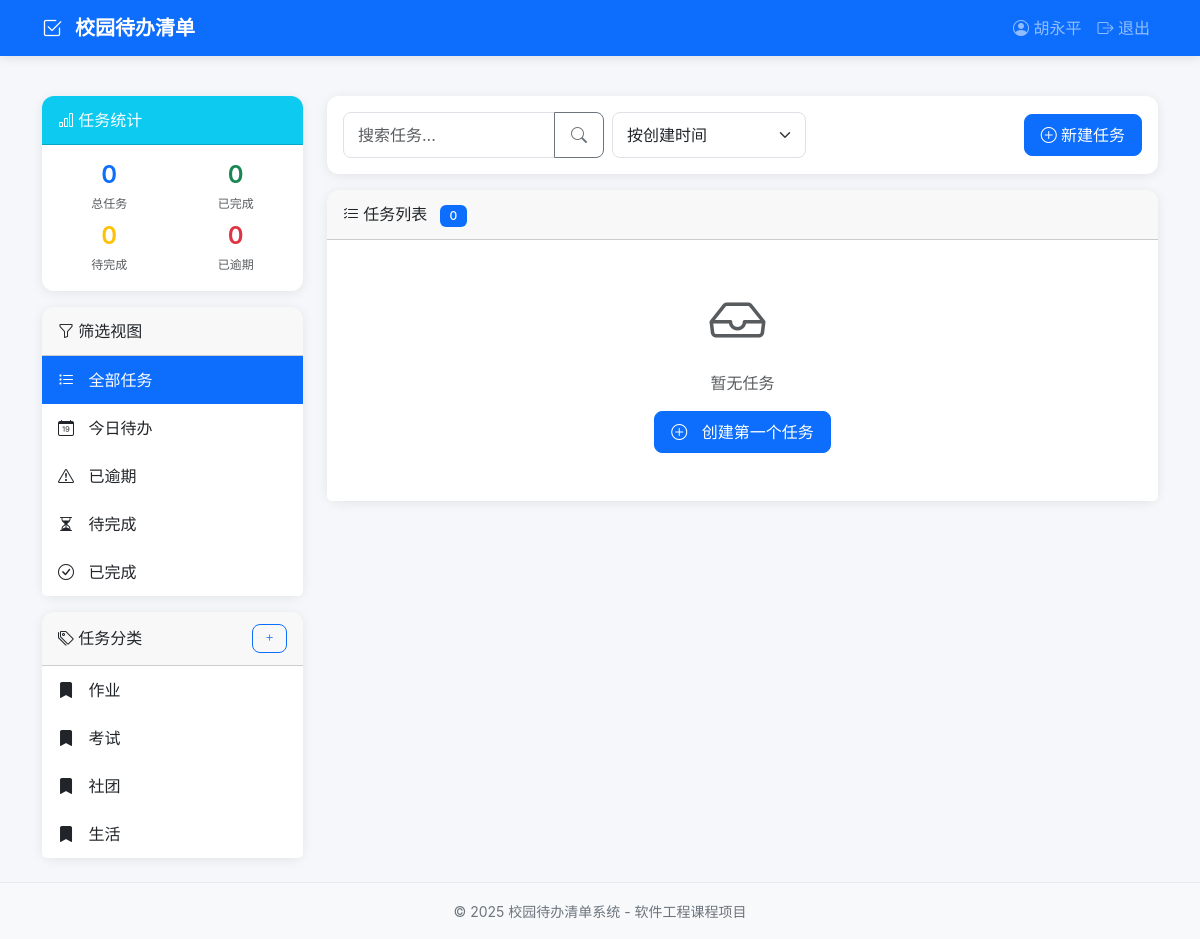
Page /tasks (signed in) on the committed database.
### app/models.py (models this page shows, shortened)
class User(UserMixin, db.Model):
    __tablename__ = 'users'
    id = db.Column(db.Integer, primary_key=True)
    username = db.Column(db.String(50), unique=True, nullable=False, index=True)
    email = db.Column(db.String(100), unique=True, nullable=False)
    password_hash = db.Column(db.String(128), nullable=False)
    created_at = db.Column(db.DateTime, default=datetime.utcnow)
    tasks = db.relationship('Task', backref='owner', lazy='dynamic', cascade='all, delete-orphan')
    categories = db.relationship('Category', backref='owner', lazy='dynamic', cascade='all, delete-orphan')

class Category(db.Model):
    __tablename__ = 'categories'
    id = db.Column(db.Integer, primary_key=True)
    name = db.Column(db.String(30), nullable=False)
    is_preset = db.Column(db.Boolean, default=False)  # 是否为系统预设分类
    user_id = db.Column(db.Integer, db.ForeignKey('users.id'), nullable=True)
    created_at = db.Column(db.DateTime, default=datetime.utcnow)
    tasks = db.relationship('Task', backref='category', lazy='dynamic')

### app/routes/task.py (the view, shortened to what this page needs)
@task_bp.route('/tasks')
@login_required
def task_list():
    filter_type = request.args.get('filter', 'all')
    category_id = request.args.get('category', type=int)
    sort_by = request.args.get('sort', 'created_at')
    search_keyword = request.args.get('search', '').strip()
    query = Task.query.filter_by(user_id=current_user.id)
    if filter_type == 'today':
        today = date.today()
        query = query.filter(
            db.func.date(Task.deadline) == today,
            Task.is_completed == False
        )
    elif filter_type == 'overdue':
        query = query.filter(
            Task.deadline < datetime.utcnow(),
            Task.is_completed == False
        )
    elif filter_type == 'completed':
        query = query.filter(Task.is_completed == True)
    elif filter_type == 'pending':
        query = query.filter(Task.is_completed == False)
    if category_id:
        query = query.filter(Task.category_id == category_id)
    if sort_by == 'deadline':
        query = query.order_by(Task.deadline.asc().nullslast())
    else:
        query = query.order_by(Task.created_at.desc())
    tasks = query.all()
    preset_categories = Category.query.filter_by(is_preset=True).all()
    user_categories = Category.query.filter_by(user_id=current_user.id).all()
    categories = preset_categories + user_categories
    stats = {
        'total': Task.query.filter_by(user_id=current_user.id).count(),
        'completed': Task.query.filter_by(user_id=current_user.id, is_completed=True).count(),
        'pending': Task.query.filter_by(user_id=current_user.id, is_completed=False).count(),
        'overdue': Task.query.filter(
            Task.user_id == current_user.id,
            Task.deadline < datetime.utcnow(),
            Task.is_completed == False
        ).count()
    }
    return render_template(
        'index.html',
        tasks=tasks,
        categories=categories,
        filter_type=filter_type,
        category_id=category_id,
        sort_by=sort_by,
        search_keyword=search_keyword,
        stats=stats,
        priority_choices=Task.PRIORITY_CHOICES
    )

### app/models.py (called while the page is built)
@login_manager.user_loader
def load_user(user_id):
    return User.query.get(int(user_id))

### app/templates/index.html (shortened to what this page needs)
{% extends "base.html" %}
{% block content %}
<div class="row">
    <div class="col-md-3">
        <div class="card mb-3">
            <div class="card-header bg-info text-white">
                <i class="bi bi-bar-chart"></i> 任务统计
            </div>
            <div class="card-body">
                <div class="row text-center">
                    <div class="col-6 mb-2">
                        <div class="h4 mb-0 text-primary">{{ stats.total }}</div>
                        <small class="text-muted">总任务</small>
                    </div>
                    <div class="col-6 mb-2">
                        <div class="h4 mb-0 text-success">{{ stats.completed }}</div>
                        <small class="text-muted">已完成</small>
                    </div>
                    <div class="col-6">
                        <div class="h4 mb-0 text-warning">{{ stats.pending }}</div>
                        <small class="text-muted">待完成</small>
                    </div>
                    <div class="col-6">
                        <div class="h4 mb-0 text-danger">{{ stats.overdue }}</div>
                        <small class="text-muted">已逾期</small>
                    </div>
                </div>
            </div>
        </div>
        <div class="card mb-3">
            <div class="card-header">
                <i class="bi bi-funnel"></i> 筛选视图
            </div>
            <div class="list-group list-group-flush">
                <a href="{{ url_for('task.task_list', filter='all') }}"
                   class="list-group-item list-group-item-action {{ 'active' if filter_type == 'all' }}">
                    <i class="bi bi-list-task"></i> 全部任务
                </a>
                <a href="{{ url_for('task.task_list', filter='today') }}"
                   class="list-group-item list-group-item-action {{ 'active' if filter_type == 'today' }}">
                    <i class="bi bi-calendar-date"></i> 今日待办
                </a>
                <a href="{{ url_for('task.task_list', filter='overdue') }}"
                   class="list-group-item list-group-item-action {{ 'active' if filter_type == 'overdue' }}">
                    <i class="bi bi-exclamation-triangle"></i> 已逾期
                </a>
                <a href="{{ url_for('task.task_list', filter='pending') }}"
                   class="list-group-item list-group-item-action {{ 'active' if filter_type == 'pending' }}">
                    <i class="bi bi-hourglass-split"></i> 待完成
                </a>
                <a href="{{ url_for('task.task_list', filter='completed') }}"
                   class="list-group-item list-group-item-action {{ 'active' if filter_type == 'completed' }}">
                    <i class="bi bi-check-circle"></i> 已完成
                </a>
            </div>
        </div>
        <div class="card">
            <div class="card-header d-flex justify-content-between align-items-center">
                <span><i class="bi bi-tags"></i> 任务分类</span>
                <button class="btn btn-sm btn-outline-primary" data-bs-toggle="modal" data-bs-target="#addCategoryModal">
                    <i class="bi bi-plus"></i>
                </button>
            </div>
            <div class="list-group list-group-flush">
                {% for category in categories %}
                <a href="{{ url_for('task.task_list', category=category.id) }}"
                   class="list-group-item list-group-item-action d-flex justify-content-between align-items-center {{ 'active' if category_id == category.id }}">
                    <span>
                        {% if category.is_preset %}
                        <i class="bi bi-bookmark-fill"></i>
                        {% else %}
                        <i class="bi bi-bookmark"></i>
                        {% endif %}
                        {{ category.name }}
                    </span>
                </a>
                {% endfor %}
            </div>
        </div>
    </div>
    <div class="col-md-9">
        <div class="card mb-3">
            <div class="card-body">
                <div class="row g-2 align-items-center">
                    <div class="col-md-4">
                        <form method="GET" action="{{ url_for('task.task_list') }}" class="d-flex">
                            <div class="input-group">
                                <input type="text" class="form-control" name="search"
                                       placeholder="搜索任务..." value="{{ search_keyword }}">
                                <button class="btn btn-outline-secondary" type="submit">
                                    <i class="bi bi-search"></i>
                                </button>
                            </div>
                        </form>
                    </div>
                    <div class="col-md-3">
                        <select class="form-select" id="sortSelect" onchange="sortTasks(this.value)">
                            <option value="created_at" {{ 'selected' if sort_by == 'created_at' }}>按创建时间</option>
                        </select>
                    </div>
                    <div class="col-md-5 text-end">
                        <a href="{{ url_for('task.create_task') }}" class="btn btn-primary">
                            <i class="bi bi-plus-circle"></i> 新建任务
                        </a>
                    </div>
                </div>
            </div>
        </div>
        <div class="card">
            <div class="card-header">
                <i class="bi bi-list-check"></i>
                任务列表
                <span class="badge bg-primary ms-2">{{ tasks|length }}</span>
            </div>
            <div class="list-group list-group-flush">
                {% if tasks %}
                    {% for task in tasks %}
                    <div class="list-group-item task-item {{ 'completed' if task.is_completed }} {{ 'overdue' if task.is_overdue }}">
                        <div class="d-flex align-items-start">
                            <form method="POST" action="{{ url_for('task.complete_task', task_id=task.id) }}" class="me-3">
                                <button type="submit" class="btn btn-sm {{ 'btn-success' if task.is_completed else 'btn-outline-secondary' }} rounded-circle complete-btn">
                                    <i class="bi {{ 'bi-check-lg' if task.is_completed else 'bi-circle' }}"></i>
                                </button>
                            </form>
                            <div class="flex-grow-1">
                                <div class="d-flex justify-content-between align-items-start">
                                    <div>
                                        <h6 class="mb-1 task-title {{ 'text-decoration-line-through text-muted' if task.is_completed }}">
                                            {{ task.title }}
                                        </h6>
                                        {% if task.description %}
                                        <p class="mb-1 text-muted small">{{ task.description[:100] }}{% if task.description|length > 100 %}...{% endif %}</p>
                                        {% endif %}
                                    </div>
                                    <div class="btn-group">
                                        <a href="{{ url_for('task.edit_task', task_id=task.id) }}" class="btn btn-sm btn-outline-primary">
                                            <i class="bi bi-pencil"></i>
                                        </a>
                                        <button type="button" class="btn btn-sm btn-outline-danger"
                                                onclick="confirmDelete({{ task.id }}, '{{ task.title }}')">
                                            <i class="bi bi-trash"></i>
                                        </button>
                                    </div>
                                </div>
                                <div class="mt-2">
                                    <span class="badge priority-{{ task.priority }}">
                                        {{ task.priority_label }}
                                    </span>
                                    {% if task.category %}
                                    <span class="badge bg-secondary">
                                        <i class="bi bi-tag"></i> {{ task.category.name }}
                                    </span>
                                    {% endif %}
                                    {% if task.deadline %}
                                    <span class="badge {{ 'bg-danger' if task.is_overdue else 'bg-info' }}">
                                        <i class="bi bi-calendar"></i> {{ task.deadline.strftime('%Y-%m-%d %H:%M') }}
                                    </span>
                                    {% endif %}
                                    {% if task.is_overdue %}
                                    <span class="badge bg-danger">
                                        <i class="bi bi-exclamation-triangle"></i> 已逾期
                                    </span>
                                    {% endif %}
                                </div>
                            </div>
                        </div>
                    </div>
                    {% endfor %}
                {% else %}
                <div class="list-group-item text-center text-muted py-5">
                    <i class="bi bi-inbox display-4"></i>
                    <p class="mt-3">暂无任务</p>
                    <a href="{{ url_for('task.create_task') }}" class="btn btn-primary">
                        <i class="bi bi-plus-circle"></i> 创建第一个任务
                    </a>
                </div>
                {% endif %}
            </div>
        </div>
    </div>
</div>
{% endblock %}

### app/templates/base.html (shortened to what this page needs)
<!DOCTYPE html>
<html lang="zh-CN">
<head>
    <link href="https://cdn.jsdelivr.net/npm/bootstrap@5.3.0/dist/css/bootstrap.min.css" rel="stylesheet">
    <link href="https://cdn.jsdelivr.net/npm/bootstrap-icons@1.10.0/font/bootstrap-icons.css" rel="stylesheet">
    <link href="{{ url_for('static', filename='css/style.css') }}" rel="stylesheet">
</head>
<body>
    <nav class="navbar navbar-expand-lg navbar-dark bg-primary">
        <div class="container">
            <a class="navbar-brand" href="{{ url_for('task.task_list') if current_user.is_authenticated else url_for('auth.login') }}">
                <i class="bi bi-check2-square"></i> 校园待办清单
            </a>
            {% if current_user.is_authenticated %}
            <div class="collapse navbar-collapse" id="navbarNav">
                <ul class="navbar-nav ms-auto">
                    <li class="nav-item">
                        <span class="nav-link">
                            <i class="bi bi-person-circle"></i> {{ current_user.username }}
                        </span>
                    </li>
                    <li class="nav-item">
                        <a class="nav-link" href="{{ url_for('auth.logout') }}">
                            <i class="bi bi-box-arrow-right"></i> 退出
                        </a>
                    </li>
                </ul>
            </div>
            {% endif %}
        </div>
    </nav>
    <main class="container my-4">
        {% block content %}{% endblock %}
    </main>
    <footer class="bg-light py-3 mt-auto">
        <div class="container text-center text-muted">
            <small>© 2025 校园待办清单系统 - 软件工程课程项目</small>
        </div>
    </footer>
</body>
</html>

### app/static/css/style.css (style rules this page uses)
:root { --primary-color: #0d6efd; --success-color: #28a745; --danger-color: #dc3545; --warning-color: #ffc107; --info-color: #17a2b8; --secondary-color: #6c757d; }
body { min-height: 100vh; display: flex; flex-direction: column; background-color: #f5f7fa; font-family: -apple-system, BlinkMacSystemFont, "Segoe UI", Roboto, "Helvetica Neue", Arial, sans-serif; }
main { flex: 1; }
.navbar { box-shadow: 0 2px 10px rgba(0, 0, 0, 0.1); }
.navbar-brand { font-weight: 600; font-size: 1.25rem; }
.navbar-brand i { margin-right: 8px; }
.card { border: none; border-radius: 12px; box-shadow: 0 2px 12px rgba(0, 0, 0, 0.08); transition: box-shadow 0.3s ease; }
.card-header { border-radius: 12px 12px 0 0 !important; font-weight: 500; padding: 12px 16px; }
.card-body { padding: 16px; }
.badge { font-weight: 500; padding: 5px 10px; border-radius: 6px; font-size: 0.75rem; }
.list-group-item { border: none; border-radius: 0; padding: 12px 16px; transition: all 0.2s ease; }
.list-group-item.active { background-color: var(--primary-color); border-color: var(--primary-color); color: white; }
.list-group-item i { margin-right: 10px; width: 16px; text-align: center; }
.card-body .h4 { font-weight: 600; margin-bottom: 2px; }
.card-body small { font-size: 0.75rem; }
.form-control, .form-select { border-radius: 8px; padding: 10px 14px; border: 1px solid #dee2e6; transition: border-color 0.2s ease, box-shadow 0.2s ease; }
.btn { border-radius: 8px; padding: 8px 16px; font-weight: 500; transition: all 0.2s ease; }
.btn-primary { background-color: var(--primary-color); border-color: var(--primary-color); }
.btn-sm { padding: 4px 10px; font-size: 0.8rem; }
footer { background-color: #f8f9fa; border-top: 1px solid #e9ecef; }
footer small { color: #6c757d; }

### rows in the picture
User: username "胡永平"
Category: is_preset True (drawn), name "作业"
Category: is_preset True (drawn), name "考试"
Category: is_preset True (drawn), name "社团"
Category: is_preset True (drawn), name "生活"

### other values in the picture
{{ stats.total }} "0"
{{ stats.completed }} "0"
{{ stats.pending }} "0"
{{ stats.overdue }} "0"
{{ tasks|length }} "0"
